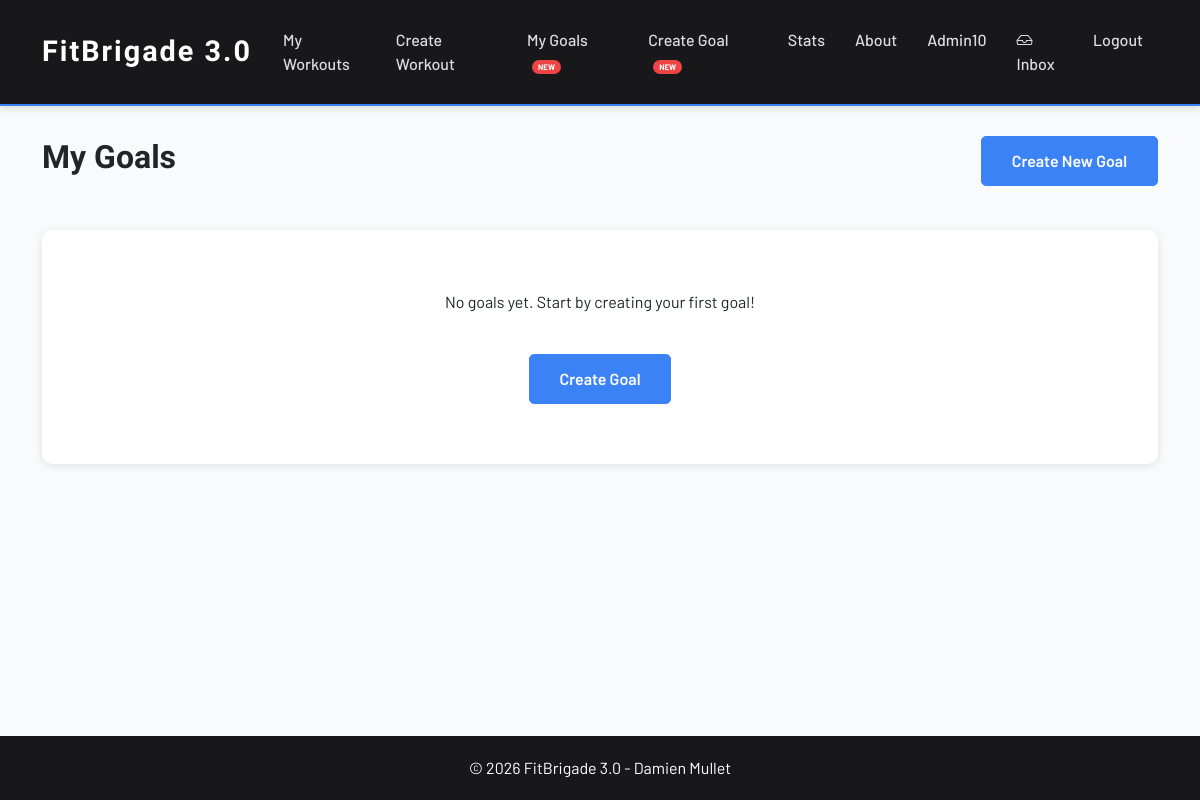
The app's page /goals/ (signed in), older data.
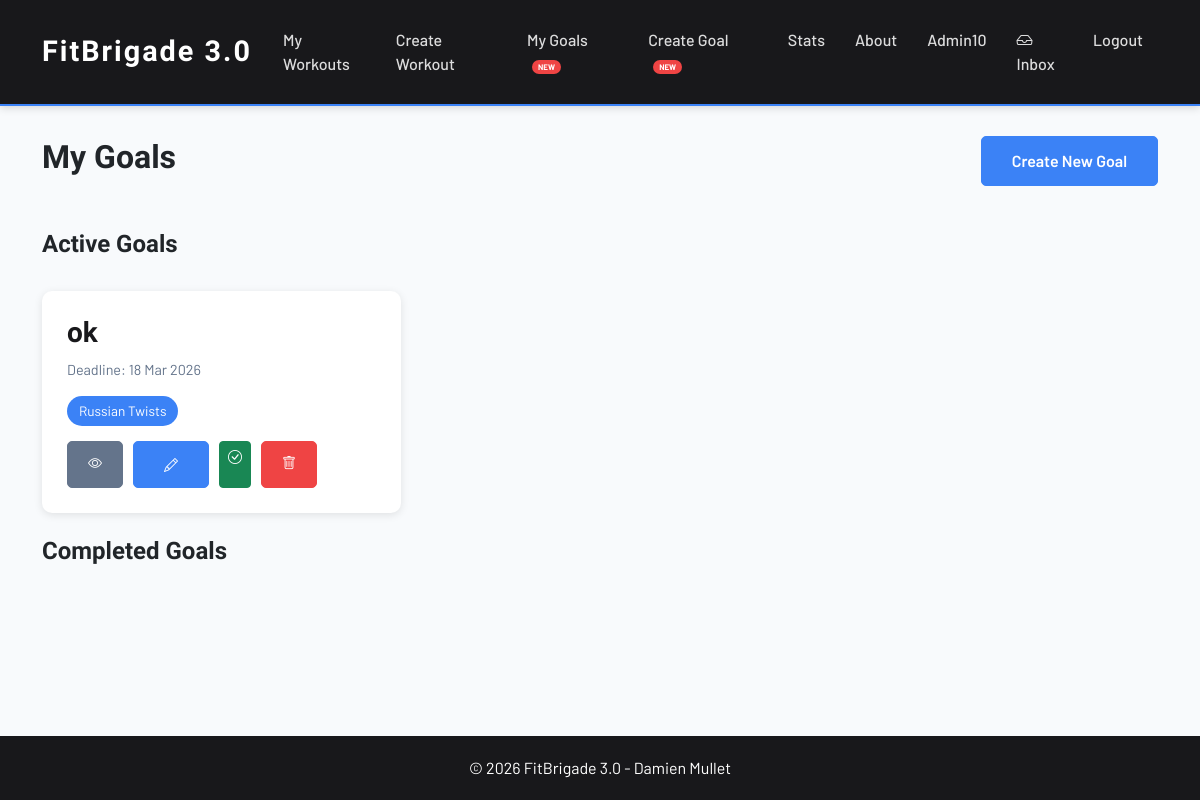
The same page, newer data.
### goals/models.py (models this page shows, shortened)
class Goal(models.Model):
    user = models.ForeignKey(
        settings.AUTH_USER_MODEL,
        on_delete=models.CASCADE,
        related_name='goals'
    )
    exercise = models.ForeignKey(
        Exercise,
        on_delete=models.SET_NULL,
        null=True,
        blank=True,
        related_name='goals'
    )
    name = models.CharField(max_length=100)
    target_weight = models.FloatField(null=True, blank=True)
    target_reps = models.PositiveIntegerField(null=True, blank=True)
    deadline = models.DateField(null=True, blank=True)
    notes = models.TextField(null=True, blank=True)
    created_at = models.DateTimeField(auto_now_add=True)
    is_completed = models.BooleanField(default=False)
    class Meta:
        ordering = ['deadline', '-created_at']

### workouts/models.py (models this page shows, shortened)
class Exercise(models.Model):
    name = models.CharField(max_length=100)
    muscle_group = models.ForeignKey(
        MuscleGroup,
        on_delete=models.CASCADE,
        related_name='exercises'
    )
    class Meta:
        ordering = ['muscle_group__name', 'name']

### goals/views.py (the view)
# urls.py: path('', views.goals_list, name='goals_list'),
@login_required
def goals_list(request):
    goals = Goal.objects.filter(user=request.user)
    return render(request, 'goals/goals.html', {'goals': goals})

### goals/templates/goals/goals.html (shortened to what this page needs)
{% extends 'base.html' %}
{% load static %}
{% block content %}
<div class="header-row">
    <h2>My Goals</h2>
    <a href="{% url 'goals:create_goal' %}" class="btn btn-primary">Create New Goal</a>
</div>
<br>
{% if goals %}
{% with active_goals=goals|dictsort:"name" %}
<h4>Active Goals</h4>
<br>
<div class="workout-list">
    {% for goal in goals %}
    {% if not goal.is_completed %}
    <div class="workout-card">
        <h3>{{ goal.name }}</h3>
        <p class="date">Deadline: {{ goal.deadline|date:"d M Y"|default:"No deadline" }}</p>
        <div class="muscle-tags">
            {% if goal.exercise %}
            <span class="tag">{{ goal.exercise.name }}</span>
            {% endif %}
        </div>
        <div class="card-actions flex-wrap">
            <a href="{% url 'goals:goal_detail' goal.id %}" class="btn btn-secondary btn-sm">
                <i class="bi bi-eye"></i>
            </a>
            <a href="{% url 'goals:edit_goal' goal.id %}" class="btn btn-primary btn-sm">
                <i class="bi bi-pencil"></i>
            </a>
            <a href="{% url 'goals:complete_goal' goal.id %}" class="btn btn-success btn-sm">
                <i class="bi bi-check-circle"></i>
            </a>
            <a href="{% url 'goals:delete_goal' goal.id %}" class="btn btn-danger btn-sm">
                <i class="bi bi-trash"></i>
            </a>
        </div>
    </div>
    {% endif %}
    {% endfor %}
</div>
<br>
<h4>Completed Goals</h4>
<br>
{% endwith %}
{% else %}
<div class="empty-message">
    <p>No goals yet. Start by creating your first goal!</p>
    <br>
    <a href="{% url 'goals:create_goal' %}" class="btn btn-primary">Create Goal</a>
</div>
{% endif %}
{% endblock %}

Row changes from the older to the newer data that the page shows:
added Goal: name "ok", deadline "18 Mar 2026", exercise.name "Russian Twists"
Text that changed along with them:
text no longer shown: "No goals yet. Start by creating your first goal! Create Goal"
text now shown: "Active Goals Completed Goals"
